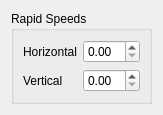
      <widget class="QWidget" name="page_2">
       <property name="geometry">
        <rect>
         <x>0</x>
         <y>0</y>
         <width>146</width>
         <height>101</height>
        </rect>
       </property>
       <attribute name="label">
        <string>Default Values</string>
       </attribute>
       <layout class="QVBoxLayout" name="verticalLayout_8">
        <item>
         <widget class="QGroupBox" name="groupBox_3">
          <property name="title">
           <string>Rapid Speeds</string>
          </property>
          <layout class="QFormLayout" name="formLayout_2">
           <property name="fieldGrowthPolicy">
            <enum>QFormLayout::AllNonFixedFieldsGrow</enum>
           </property>
           <item row="0" column="0">
            <widget class="QLabel" name="label_8">
             <property name="text">
              <string>Horizontal</string>
             </property>
            </widget>
           </item>
           <item row="0" column="1">
            <widget class="Gui::QuantitySpinBox" name="setupRapidHorizontal">
             <property name="sizePolicy">
              <sizepolicy hsizetype="MinimumExpanding" vsizetype="Fixed">
               <horstretch>0</horstretch>
               <verstretch>0</verstretch>
              </sizepolicy>
             </property>
             <property name="toolTip">
              <string>&lt;html&gt;&lt;head/&gt;&lt;body&gt;&lt;p&gt;Rapid horizontal speed assigned as HorizRapid to new ToolController.&lt;/p&gt;&lt;/body&gt;&lt;/html&gt;</string>
             </property>
            </widget>
           </item>
           <item row="1" column="0">
            <widget class="QLabel" name="label_12">
             <property name="text">
              <string>Vertical</string>
             </property>
            </widget>
           </item>
           <item row="1" column="1">
            <widget class="Gui::QuantitySpinBox" name="setupRapidVertical">
             <property name="sizePolicy">
              <sizepolicy hsizetype="MinimumExpanding" vsizetype="Fixed">
               <horstretch>0</horstretch>
               <verstretch>0</verstretch>
              </sizepolicy>
             </property>
             <property name="toolTip">
              <string>&lt;html&gt;&lt;head/&gt;&lt;body&gt;&lt;p&gt;Rapid vertical speed assigne to VertRapid of new ToolController.&lt;/p&gt;&lt;/body&gt;&lt;/html&gt;</string>
             </property>
            </widget>
           </item>
          </layout>
         </widget>
        </item>
        <item>
         <spacer name="verticalSpacer_3">
          <property name="orientation">
           <enum>Qt::Vertical</enum>
          </property>
          <property name="sizeHint" stdset="0">
           <size>
            <width>20</width>
            <height>40</height>
           </size>
          </property>
         </spacer>
        </item>
       </layout>
      </widget>
